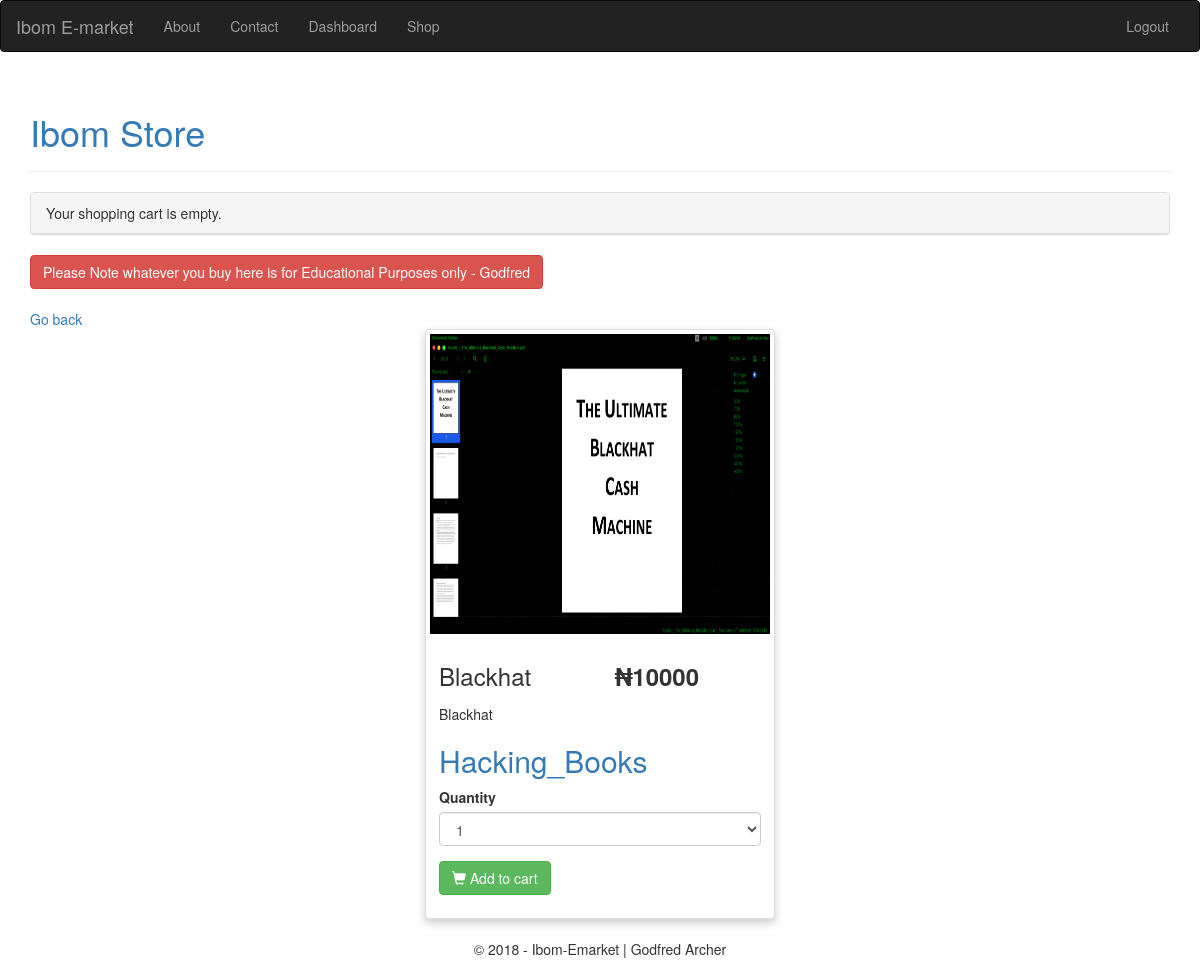
Screenshot of /shop/11/blackhat/ (signed in) with the database file from the repository.
### shop/models.py (models this page shows, shortened)
class Product(models.Model):
    category = models.ForeignKey(Category,
                                 related_name='products', on_delete=models.CASCADE)
    name = models.CharField(max_length=200, db_index=True)
    slug = models.SlugField(max_length=200, db_index=True)
    image = models.ImageField(upload_to='products/%Y/%m/%d',
                              blank=True)
    description = models.TextField(blank=True)
    price = models.DecimalField(max_digits=10, decimal_places=0)
    stock = models.PositiveIntegerField()
    available = models.BooleanField(default=True)
    created = models.DateTimeField(auto_now_add=True)
    updated = models.DateTimeField(auto_now=True)
    class Meta:
        ordering = ('name',)
        index_together = (('id', 'slug'),)

class Category(models.Model):
    name = models.CharField(max_length=200,
                            db_index=True)
    slug = models.SlugField(max_length=200,
                            db_index=True,
                            unique=True)
    class Meta:
        ordering = ('name',)
        verbose_name = 'category'
        verbose_name_plural = 'categories'
    def __str__(self):
        return self.name
    def get_absolute_url(self):
        return reverse('shop:product_list_by_category',
                       args=[self.slug])

### shop/views.py (the view)
@login_required
def product_detail(request, product_id, slug):
    product = get_object_or_404(Product,
                                id=product_id,
                                slug=slug,
                                available=True)
    cart_product_form = CartAddProductForm()
    return render(request,
                  'shop/product/detail.html',
                  {'product': product,
                   'cart_product_form': cart_product_form})

### cart/forms.py
class CartAddProductForm(forms.Form):
    quantity = forms.TypedChoiceField(
        choices=PRODUCT_QUANTITY_CHOICES,
        coerce=int)
    update = forms.BooleanField(required=False,
                                initial=False,
                                widget=forms.HiddenInput)

### shop/templates/shop/product/detail.html (shortened to what this page needs)
{% extends "shop/base.html" %}
{% load staticfiles %}
{% load bootstrap3 %}
{% block content %}
<button class="btn btn-danger">Please Note whatever you buy here is for Educational Purposes only - Godfred</button><br><br>
 <a href="/shop">Go back</a>
    <div class="row">
        <div class="col-md-12">
            <div class="col-md-6 col-md-4">
            </div>
            <div class="col-md-6 col-md-4">
                <div class="thumbnail card">
                    <img  style="height: 300px !important;" src="{% if product.image %}{{ product.image.url }}
                              {% else %}{% static "img/no_image.png" %}{% endif %}"
                         class="img-responsive">
                    <div class="caption">
                        <div class="row">
                            <div class="col-md-6 col-xs-6">
                                <h3>{{ product.name }}</h3>
                            </div>
                            <div class="col-md-6 col-xs-6 price">
                                <h3>
                                    <label>₦{{ product.price }}</label></h3>
                            </div>
                        </div>
                        <p>{{ product.description }}</p>
                        <h2><a href="{{ product.category.get_absolute_url }}">{{ product.category }}</a></h2>
                        <form action="{% url "cart:cart_add" product.id %}" method="post">
                            {% bootstrap_form cart_product_form %}
                            {% buttons %}
                                <button type="submit" class="btn btn-success btn-product">
                                    <span class="glyphicon glyphicon-shopping-cart"></span> Add to cart
                                </button>
                            {% endbuttons %}
                        </form>
                    </div>
                </div>
            </div>
            <div class="col-md-6 col-md-4">
          </div>
        </div>
    </div>
{% endblock %}

### static/static/css/main.css (style rules this page uses)
.card { box-shadow: 0 4px 8px 0 rgba(0,0,0,0.2); transition: 0.3s; }

### rows the page displays
Product: image (picture), name "Blackhat", price "10000", description "Blackhat", category "Hacking_Books"
